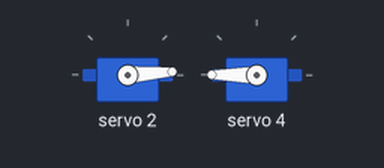
The sketch below on a simulated Arduino Uno, built with avr-gcc and run on an emulated ATmega328P. On the bench: 2 × servo.

Above: at 0.2 s.
At 2.04 s:
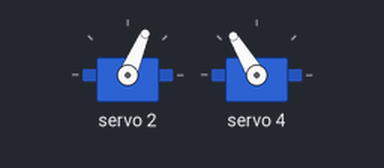
At 3.75 s:
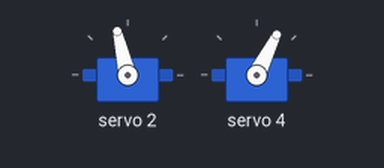
At 4.7 s:
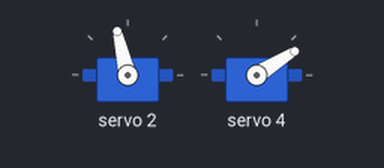
Timing chart, 0 to 6.2 s (numbered marks = the images above):
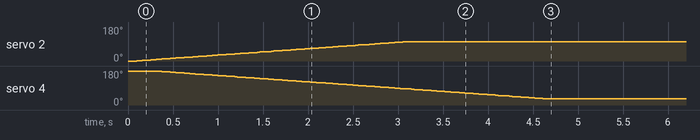

The sketch:

presepio4.ino
```cpp
//#define DEBUG

#include <Wire.h>
#include <Adafruit_PWMServoDriver.h>
#include "config.h"
//#include "test_config.h"

void setup(){
    #ifdef DEBUG
        Serial.begin(9600);
    #endif

    servo_driver.begin();
    servo_driver.setPWMFreq(PWM_FREQUENCY);

    for(unsigned int i=0; i < SERVOS_NUMBER; i++){
        pinMode(parameters_array[i]->input_pin, INPUT);
        servo_array[i] = new ServoController(
        parameters_array[i]->servo_address, *parameters_array[i]);
    }
};

void loop(){
    for(int i=0; i < SERVOS_NUMBER; i++){
        #ifdef DEBUG
            Serial.print("Servo: ");
            Serial.println(servo_array[i]->get_servo_address());
        #endif
        servo_array[i]->next();
  }
};
```

servo_controller.h
```cpp
#ifndef SERVO_CONTROLLER_H
#define SERVO_CONTROLLER_H

#define PWM_FREQUENCY 50

#ifdef DEBUG
    #define SERVO_DEBUG
#endif

#include <math.h>
#include <Arduino.h>
// #include <Servo.h> Must be imported outside.
// #include <Wire.h> Must be imported outside.
// #include <Adafruit_PWMServoDriver.h> Must be imported outside.

Adafruit_PWMServoDriver servo_driver = Adafruit_PWMServoDriver(0x40);

struct servo_parameters{
    unsigned int servo_address;
    unsigned int input_pin;
    unsigned int min_12bits_pwm;
    unsigned int max_12bits_pwm;
    int initial_position;
    int final_position;
    unsigned long expected_delay;
};

typedef struct servo_parameters ServoParameters;

class ServoController{
    public:
        ServoController(unsigned int servo_address);
        ServoController(unsigned int servo_address, ServoParameters parameters);
        ServoController(unsigned int servo_address,
                                     unsigned int input_pin,
                                     unsigned int min_12bits_pwm,
                                     unsigned int max_12bits_pwm,
                                     int initial_position,
                                     int final_position,
                                     unsigned long expected_delay);

        void next();
        unsigned int get_servo_address();
        int get_servo_position();
        //
        unsigned int input_pin;
        unsigned int min_12bits_pwm;
        unsigned int max_12bits_pwm;
        int initial_position;
        int final_position;
        unsigned long expected_delay;

    private:
        void move_forward(int sweep_direction);
        void move_back(int sweep_direction);
        //
        unsigned int servo_address;
        unsigned int current_position;
        unsigned long current_delay;
};

ServoController::ServoController(unsigned int servo_address){
    int pwm_bus = 1 << 12;
    double period_ms = 1000.0 / PWM_FREQUENCY;
    //
    this->servo_address=servo_address;
    this->input_pin = 0;
    this->initial_position = 90;
    this->final_position = 90;
    //
    this->current_delay=millis();
    this->min_12bits_pwm = ceil(pwm_bus / (period_ms / 0.5));
    this->max_12bits_pwm = floor(pwm_bus / (period_ms / 2.5));
    this->expected_delay = (1<<32)-1;
};

ServoController::ServoController(unsigned int servo_address,
                                                                 unsigned int input_pin,
                                                                 unsigned int min_12bits_pwm,
                                                                 unsigned int max_12bits_pwm,
                                                                 int initial_position,
                                                                 int final_position,
                                                                 unsigned long expected_delay){
    this->input_pin = input_pin;
    this->min_12bits_pwm = min_12bits_pwm;
    this->max_12bits_pwm = max_12bits_pwm;
    //
    this->initial_position = initial_position;
    this->final_position = final_position;
    this->expected_delay = expected_delay;
    //
    this->servo_address=servo_address;
    this->current_delay=millis();
    this->current_position = this->initial_position;
};

ServoController::ServoController(unsigned int servo_address,
                                                                 ServoParameters parameters){
    this->input_pin = parameters.input_pin;
    this->min_12bits_pwm = parameters.min_12bits_pwm;
    this->max_12bits_pwm = parameters.max_12bits_pwm;
    //
    this->initial_position = parameters.initial_position;
    this->final_position = parameters.final_position;
    this->expected_delay = parameters.expected_delay;
    //
    this->servo_address=servo_address;
    this->current_delay=millis();
    this->current_position = this->initial_position;
};

unsigned int ServoController::get_servo_address(){
    return this->servo_address;
};

int ServoController::get_servo_position(){
    return this->current_position;
};

void ServoController::move_back(int sweep_direction){
    boolean end_stop = true;
    int pos = map(current_position, 0, 180, min_12bits_pwm, max_12bits_pwm);

    if(sweep_direction>0){
      if((initial_position) < (current_position)) end_stop = false;
    }else{
      if((initial_position) > (current_position)) end_stop = false;
    }

    if(!end_stop){
        current_position -= sweep_direction;
        servo_driver.setPWM(servo_address, 0, pos);

        #ifdef SERVO_DEBUG
            Serial.print("\tNorm.Pos:\t");
            Serial.print(pos);
        #endif
    }
};

void ServoController::move_forward(int sweep_direction){
  boolean end_stop = true;
  int pos = map(current_position, 0, 180, min_12bits_pwm, max_12bits_pwm);

    if(sweep_direction>0){
      if((final_position) > (current_position)) end_stop = false;
    }else{
      if((final_position) < (current_position)) end_stop = false;
    }

    if(!end_stop){
        current_position += sweep_direction;
        servo_driver.setPWM(servo_address, 0, pos);

        #ifdef SERVO_DEBUG
            Serial.print("\tNorm.Pos:\t");
            Serial.print(pos);
        #endif
    }
};

void ServoController::next(){
    boolean reading = false;
    int sweep_direction = 0;
    reading = digitalRead(input_pin);
    if (final_position > initial_position) sweep_direction++;
    else  sweep_direction--;

    #ifdef SERVO_DEBUG
        Serial.print("Reading:\t");
        Serial.print(reading);
        Serial.print("\tPosition:\t");
        Serial.print(current_position);
        Serial.print("\tsweep_direction:\t");
        Serial.print(sweep_direction);
        Serial.print("\tDelay:\t");
        Serial.print(millis() - current_delay);
  #endif

    if ((millis() - current_delay) >  expected_delay){
        if(reading){
            move_forward(sweep_direction);
        }else{
            move_back(sweep_direction);
        }
        current_delay = millis();
    }

    #ifdef SERVO_DEBUG
        Serial.println("");
    #endif
};

#endif
```

config.h
```cpp
/*
===========================================
 Parametros para a controlar servos.
 Codigo para o driver PCA9685 da Adafruit
 Autor: Lucas Vido ( vido@usp.br || vidov8@gmail.com )
===========================================

******* Ligacao Eletrica *******
O driver PCA9685 e um dispositivo I2C. Isto significa que ele depende dos
sinais SDA e SCL para funcionar. O Arduino possue estes sinais, porem
eles no esto indicados na placa. E necessario consultar os manuais do
Arduino para conhecer a localizacao destes pinos.

Arduino UNO:
* SDA fica no pino A4
* SCL fica no pino A5

Arduino Mega:
Os pinos I2C nao estao marcados!
Eles ficam no header PWM, sao os pinos da extremidade.
* SCL pina mais na extremindade
* SDA pino vizinho do pino AREF

******* Parametros *******
Os parametros so incializados atravez da estrutura ServoParameters
Esta estrutura aceita os seguintes parametros, NESTA ORDEM:

* servo_address *
Local do servo no shield. Aceita uma numero inteiro entre 0 e 15

* input_pin *
Endereco do pino digital do arduino que ira controlar o comportamento
do servo. Se o pino receber um sinal HIGH, o servo ira se mover
ate a sua posicao final (parametro final_position). Se o pino receber um
sinal LOW, ele ira se mover ate a sua posicao inicial (parametro initial_position)

Aceita qualquer numero que represente um pino no Arduino, inclusive A0, ... A5

* min_12bits_pwm *
Largura do pulso que representa o fim de curso do servo. Este parametro
aceita um inteiro entre 0 e 4095. Onde 0 representa um pulso de largura zero,
e 4095 representa um pulso de largura igual ao periodo.

Para controlar um servo a largura do pulso minimo e de 0.5ms, e a largura entre
dois pulsos deve ser de 20ms.
Este software trabalha com uma frequencia de 50Hz, para atender um periodo
de 20ms. Dado uma frequencia de 50Hz, o pulso minimo tem seu duty cycle de 2.5%.
Portanto, teoricamente, o valor ideal min_12bits_pwm seria 103. Porem ele pode
variar de servo para servo.

CUIDADO! : Valores muito baixos, podem danificar o Servo.

* max_12bits_pwm *
Largura do pulso que representa o fim de curso do servo. Este parametro
aceita um inteiro entre 0 e 4095. Onde 0 representa um pulso de largura zero,
e 4095 representa um pulso de largura igual ao periodo.

Para controlar um servo a largura do pulso maximo e de 2.5ms, e a largura entre
dois pulsos deve ser de 20ms.
Este software trabalha com uma frequencia de 50Hz para atender um periodo
de 20ms. Dado uma frequencia de 50Hz, o pulso maximo tem seu duty cycle de 12.5%.
Portanto, teoricamente, o valor ideal max_12bits_pwm seria 512. Porem ele pode
variar de servo para servo.

CUIDADO! : Valores muito altos, podem danificar o Servo.

* initial_position *
Posicao inicial do servo. Este parametro recebe um inteiro entre 0 e 180 graus.
Ao iniciar o programa, o servo se move para esta posicao.
O valor da posicao inicial pode ser maior que a final. Neste caso o servo
ira se mover no sentido antihorario.

* final_position *
Posicao final do servo. Este parametro recebe um inteiro entre 0 e 180 graus.

* expected_delay *
Intervalo entre a mudanca de posicao do servo. Basicamente esse parametro
controla a velocidade em que o servo se move. O parametro aceita um numero entre
1ms e 4294967295ms (apx 49 dias). Para um servo que vai de 0 grau para 180
graus, o valor que faz o servo percorrer o curso em 1s seria 5ms.
Devido a natureza concorrente do programa e o baixo clock do Arduino (16Mhz), nao e
possivel garantir que estes intervalos serao obedecidos em tempo real.
*/

#ifndef SERVO_CONFIG_H
#define SERVO_CONFIG_H

#include "servo_controller.h"

// Numero total de enderecos de servo
#define SERVOS_NUMBER 16

// Nao mudar daqui para cima
/* ------------------------------------------------------------*/

ServoParameters servo0 = {
    0,         // servo_address (nao mudar !!!)
    22,      // input_pin
    110,   // min_12bits_pwm (Cuidado !!!)
    510,   // max_12bits_pwm (Cuidado !!!)
    180,  // initial_position
    0,      // final_position
    30      // expected_delay
};

ServoParameters servo1 = {
    1,         // servo_address (nao mudar !!!)
    23,      // input_pin
    110,   // min_12bits_pwm  (Cuidado !!!)
    510,   // max_12bits_pwm  (Cuidado !!!)
    0,        // initial_position
    180,   // final_position
    30      // expected_delay
};

ServoParameters servo2 = {
    2,         // servo_address (nao mudar !!!)
    24,      // input_pin
    110,   // min_12bits_pwm  (Cuidado !!!)
    510,   // max_12bits_pwm  (Cuidado !!!)
    0,        // initial_position
    100,   // final_position
    30      // expected_delay
};

ServoParameters servo3 = {
    3,         // servo_address (nao mudar !!!)
    25,      // input_pin
    110,   // min_12bits_pwm   (Cuidado !!!)
    510,   // max_12bits_pwm  (Cuidado !!!)
    0,        // initial_position
    100,   // final_position
    30      // expected_delay
};

ServoParameters servo4 = {
    4,         // servo_address (nao mudar !!!)
    26,      // input_pin
    110,   // min_12bits_pwm  (Cuidado !!!)
    510,   // max_12bits_pwm  (Cuidado !!!)
    180,   // initial_position
    30,       // final_position
    30      // expected_delay
};

ServoParameters servo5 = {
    5,         // servo_address (nao mudar !!!)
    27,      // input_pin
    110,   // min_12bits_pwm  (Cuidado !!!)
    510,   // max_12bits_pwm  (Cuidado !!!)
    150,        // initial_position
    30,   // final_position
    20      // expected_delay
};

ServoParameters servo6 = {
    6,         // servo_address (nao mudar !!!)
    28,      // input_pin
    110,   // min_12bits_pwm  (Cuidado !!!)
    510,   // max_12bits_pwm  (Cuidado !!!)
    180,        // initial_position
    30,   // final_position
    30      // expected_delay
};

ServoParameters servo7 = {
    7,         // servo_address (nao mudar !!!)
    29,      // input_pin
    110,   // min_12bits_pwm  (Cuidado !!!)
    510,   // max_12bits_pwm  (Cuidado !!!)
    0,        // initial_position
    110,   // final_position
    30      // expected_delay
};

ServoParameters servo8 = {
    8,         // servo_address (nao mudar !!!)
    30,      // input_pin
    110,   // min_12bits_pwm  (Cuidado !!!)
    510,   // max_12bits_pwm  (Cuidado !!!)
    0,        // initial_position
    180,   // final_position
    10      // expected_delay
};

ServoParameters servo9 = {
    9,         // servo_address (nao mudar !!!)
    30,      // input_pin
    110,   // min_12bits_pwm  (Cuidado !!!)
    510,   // max_12bits_pwm (Cuidado !!!)
    0,        // initial_position
    180,   // final_position
    10      // expected_delay
};

ServoParameters servo10 = {
    10,      // servo_address (nao mudar !!!)
    30,      // input_pin
    110,   // min_12bits_pwm  (Cuidado !!!)
    510,   // max_12bits_pwm (Cuidado !!!)
    0,        // initial_position
    180,   // final_position
    10      // expected_delay
};

ServoParameters servo11 = {
    11,      // servo_address (nao mudar !!!)
    30,      // input_pin
    110,   // min_12bits_pwm  (Cuidado !!!)
    510,   // max_12bits_pwm (Cuidado !!!)
    0,        // initial_position
    180,   // final_position
    10      // expected_delay
};

ServoParameters servo12 = {
    12,      // servo_address (nao mudar !!!)
    30,      // input_pin
    110,   // min_12bits_pwm  (Cuidado !!!)
    510,   // max_12bits_pwm (Cuidado !!!)
    0,        // initial_position
    180,   // final_position
    10      // expected_delay
};

ServoParameters servo13 = {
    13,       // servo_address (nao mudar !!!)
    30,       // input_pin
    110,   // min_12bits_pwm  (Cuidado !!!)
    510,   // max_12bits_pwm (Cuidado !!!)
    0,        // initial_position
    180,   // final_position
    10      // expected_delay
};

ServoParameters servo14 = {
    14,      // servo_address (nao mudar !!!)
    30,      // input_pin
    110,   // min_12bits_pwm  (Cuidado !!!)
    510,   // max_12bits_pwm (Cuidado !!!)
    0,        // initial_position
    180,   // final_position
    10      // expected_delay
};

ServoParameters servo15 = {
    15,       // servo_address (nao mudar !!!)
    30,       // input_pin
    110,    // min_12bits_pwm  (Cuidado !!!)
    510,    // max_12bits_pwm (Cuidado !!!)
    0,        // initial_position
    180,   // final_position
    10      // expected_delay
};

// Nao mudar daqui para baixo
/* ------------------------------------------------------------*/

ServoParameters *parameters_array[] = {
    &servo0,
    &servo1,
    &servo2,
    &servo3,
    &servo4,
    &servo5,
    &servo6,
    &servo7,
    &servo8,
    &servo9,
    &servo10,
    &servo11,
    &servo12,
    &servo13,
    &servo14,
    &servo15,
};

ServoController *servo_array[SERVOS_NUMBER];

#endif
```

Measured:
- by itself, servo 2: moves from 0° to 103° over 3.0 s
- by itself, servo 4: moves from 180° to 32° over 4.4 s
